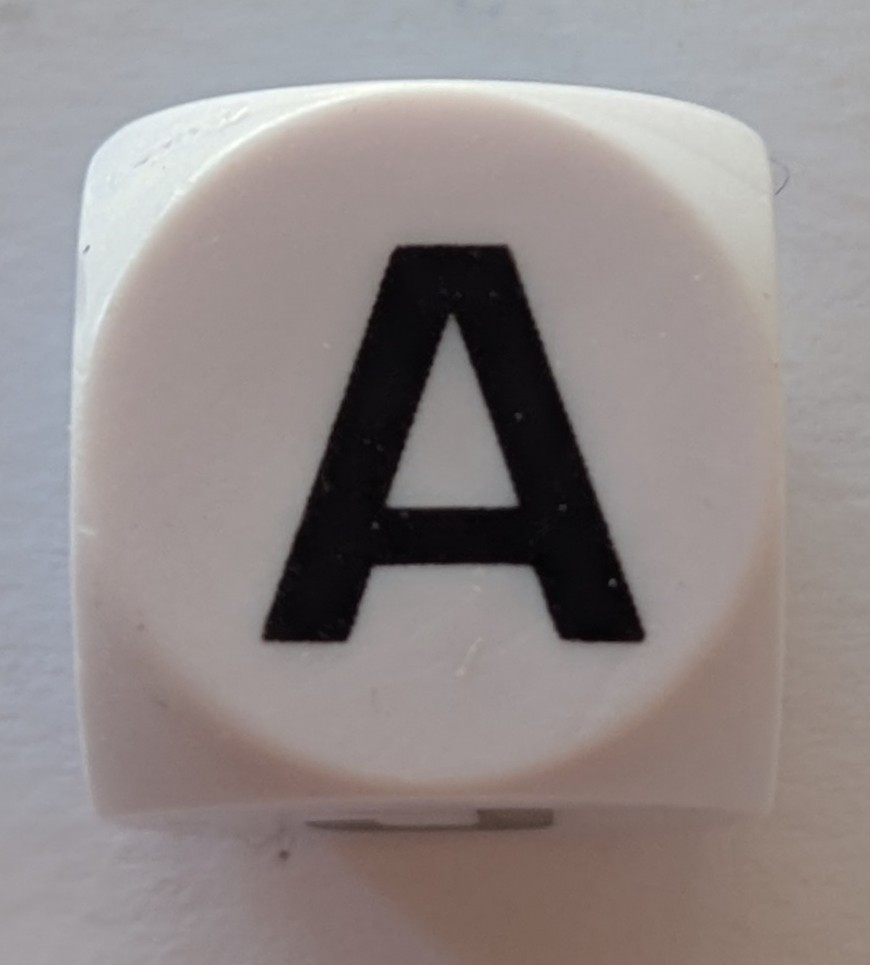
#> input picture BoardRecognizer/Templates - Original/A.jpg, 870 x 965 px; its folder holds only this picture in this run
$ python -i auxiliary.py   (imports and definitions only)
#> lines starting #> are read from the running program, lines starting #| are printed output that depends on the picture; after the words box and inside, x2 and y2 are one past the last pixel; in counts of white or black regions, pixels touching at a corner belong together
#> further down, picture is the input picture: shape (965, 870, 3); mean B, G, R 137.6, 138.1, 145.8
# -*- coding: utf-8 -*-
"""
Created on Tue Jul  7 13:56:01 2026

@author: morit
"""
import cv2
import numpy as np
from pathlib import Path
from matplotlib import pyplot as plt

#auxiliary
# [46 lines left out: functions timer, show, order_points, warp, not called in this run]

def load_image(path):
    img = cv2.imread(path)
    return img

# [31 lines left out: functions crop_image, resize_image, not called in this run]

def rotate_image(img):
    rotated = cv2.rotate(img, cv2.ROTATE_90_CLOCKWISE)
    return rotated

def make_bw(img:'BGR image',
            white_threshold:'HSV thresholds'=[(0, 0, 180),(180, 80, 255)],
            black_threshold:'HSV thresholds'=[(0, 0, 120),(179, 255, 255)],
            blur_kernel=7,blur_sigma=0.5):
#> called with blur_kernel = 7, blur_sigma = 0.5
    img = cv2.GaussianBlur(img, (blur_kernel,blur_kernel), blur_sigma)
    hsv = cv2.cvtColor(img, cv2.COLOR_BGR2HSV)
#> hsv: shape (965, 870, 3); mean H, S, V 56.5, 26.5, 148.2

    # pixels that should become white
    white_mask = cv2.inRange(hsv,*white_threshold)
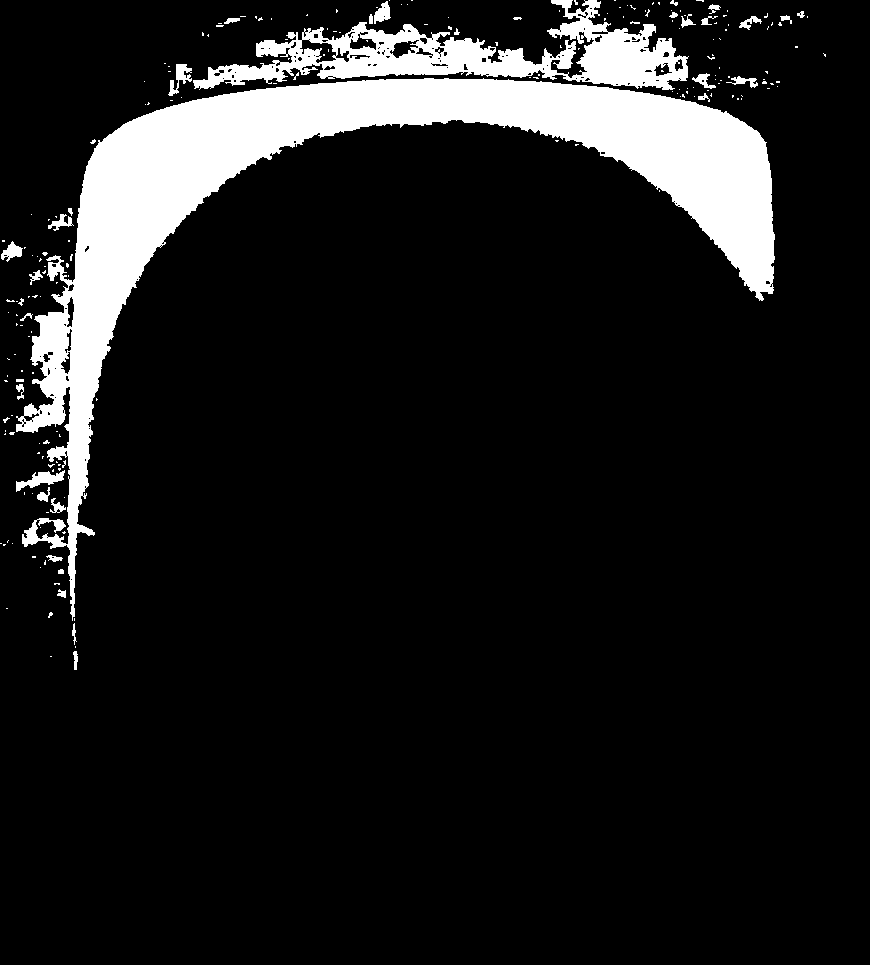
#> white_mask: shape (965, 870); 10.9% white; 216 white regions (181 under 20 px), largest, box (x1, y1, x2, y2) and area: (16, 78, 775, 621) 71281, (193, 0, 689, 90) 16112, (16, 470, 65, 492) 442

    # pixels that should become black
    black_mask = cv2.inRange(hsv,*black_threshold)
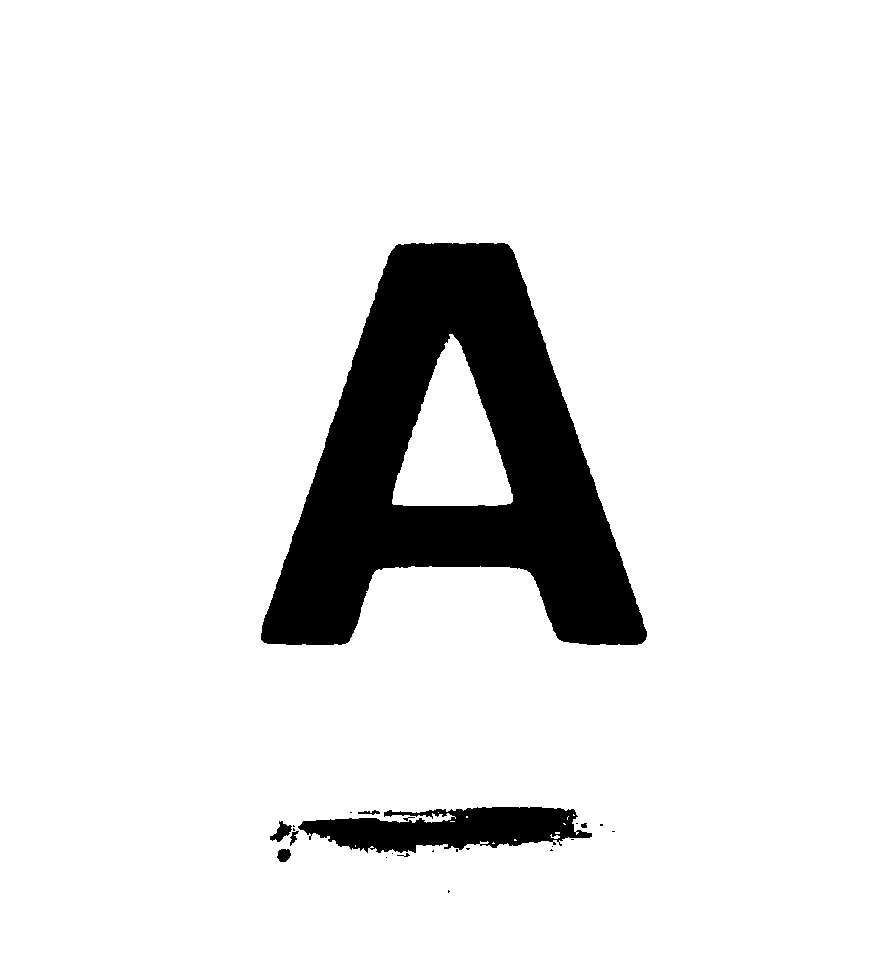
#> black_mask: shape (965, 870); 89.8% white; 24 black regions (16 under 20 px), largest, box (x1, y1, x2, y2) and area: (261, 243, 647, 645) 76430, (298, 807, 592, 853) 8512, (270, 821, 292, 842) 220

    # start with white image
    bw = 255*np.ones(img.shape[:2], dtype=np.uint8)
    # assign black pixels
    bw[black_mask > 0] = 0

    # # start with white image
    # bw = 0*np.ones(img.shape[:2], dtype=np.uint8)
    # # assign white pixels
    # bw[white_mask > 0] = 255
    kernel = 1*np.ones((3,3), np.uint8)
    bw = cv2.morphologyEx(
                        bw,
                        cv2.MORPH_OPEN,
                        kernel,
                        iterations=1
                    )

    return bw

# [19 lines left out: functions load_templates, resize_templates, not called in this run]

        # Uncomment to replace existing images
        # cv2.imwrite(str(Path('Templates') / f"{letter}.jpg"), cropped)

>>> import cv2
>>> picture = cv2.imread('Templates - Original/A.jpg')
>>> result = make_bw(picture)
#> result: shape (965, 870); 10.1% white; 13 white regions (4 under 20 px), largest, box (x1, y1, x2, y2) and area: (261, 243, 647, 645) 76421, (299, 807, 592, 853) 8085, (270, 822, 291, 842) 208
